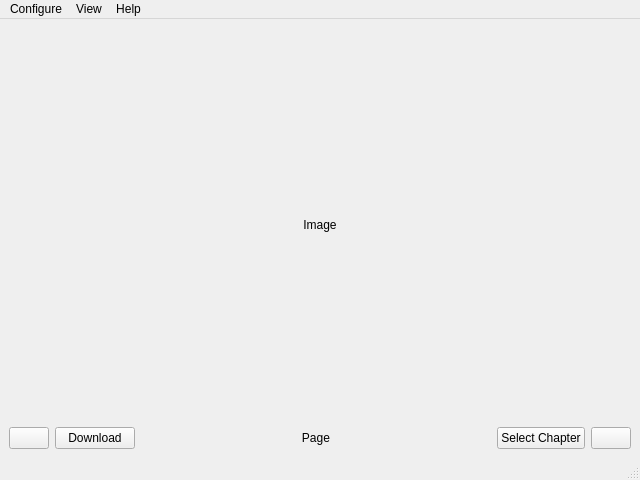
<?xml version="1.0" encoding="UTF-8"?>
<ui version="4.0">
 <class>MainWindow</class>
 <widget class="QMainWindow" name="MainWindow">
  <property name="geometry">
   <rect>
    <x>0</x>
    <y>0</y>
    <width>640</width>
    <height>480</height>
   </rect>
  </property>
  <property name="sizePolicy">
   <sizepolicy hsizetype="Preferred" vsizetype="Preferred">
    <horstretch>0</horstretch>
    <verstretch>0</verstretch>
   </sizepolicy>
  </property>
  <property name="mouseTracking">
   <bool>false</bool>
  </property>
  <property name="windowTitle">
   <string>Manga Reader</string>
  </property>
  <property name="windowIcon">
   <iconset>
    <normaloff>:/manga.resource/icon/logo-small.png</normaloff>:/manga.resource/icon/logo-small.png</iconset>
  </property>
  <widget class="QWidget" name="centralwidget">
   <property name="sizePolicy">
    <sizepolicy hsizetype="Preferred" vsizetype="Preferred">
     <horstretch>0</horstretch>
     <verstretch>0</verstretch>
    </sizepolicy>
   </property>
   <property name="minimumSize">
    <size>
     <width>640</width>
     <height>435</height>
    </size>
   </property>
   <layout class="QGridLayout" name="gridLayout">
    <item row="5" column="4" rowspan="2" colspan="5">
     <layout class="QVBoxLayout" name="verticalLayout">
      <item>
       <widget class="QLabel" name="label">
        <property name="text">
         <string>Image</string>
        </property>
        <property name="alignment">
         <set>Qt::AlignCenter</set>
        </property>
       </widget>
      </item>
     </layout>
    </item>
    <item row="7" column="4">
     <widget class="QPushButton" name="pushButton_3">
      <property name="sizePolicy">
       <sizepolicy hsizetype="Fixed" vsizetype="Fixed">
        <horstretch>0</horstretch>
        <verstretch>0</verstretch>
       </sizepolicy>
      </property>
      <property name="text">
       <string/>
      </property>
      <property name="icon">
       <iconset>
        <normaloff>:/manga.resource/icon/preview-small.png</normaloff>:/manga.resource/icon/preview-small.png</iconset>
      </property>
     </widget>
    </item>
    <item row="7" column="6">
     <layout class="QVBoxLayout" name="verticalLayout_3">
      <item>
       <widget class="QLabel" name="label_2">
        <property name="text">
         <string>Page</string>
        </property>
        <property name="alignment">
         <set>Qt::AlignCenter</set>
        </property>
       </widget>
      </item>
     </layout>
    </item>
    <item row="7" column="8">
     <widget class="QPushButton" name="pushButton_4">
      <property name="sizePolicy">
       <sizepolicy hsizetype="Fixed" vsizetype="Fixed">
        <horstretch>0</horstretch>
        <verstretch>0</verstretch>
       </sizepolicy>
      </property>
      <property name="text">
       <string/>
      </property>
      <property name="icon">
       <iconset>
        <normaloff>:/manga.resource/icon/next-small.png</normaloff>:/manga.resource/icon/next-small.png</iconset>
      </property>
     </widget>
    </item>
    <item row="7" column="5">
     <widget class="QPushButton" name="pushButton">
      <property name="sizePolicy">
       <sizepolicy hsizetype="Fixed" vsizetype="Fixed">
        <horstretch>0</horstretch>
        <verstretch>0</verstretch>
       </sizepolicy>
      </property>
      <property name="text">
       <string>Download</string>
      </property>
      <property name="icon">
       <iconset>
        <normaloff>:/manga.resource/icon/download-small.png</normaloff>:/manga.resource/icon/download-small.png</iconset>
      </property>
     </widget>
    </item>
    <item row="7" column="7">
     <widget class="QPushButton" name="pushButton_2">
      <property name="sizePolicy">
       <sizepolicy hsizetype="Fixed" vsizetype="Fixed">
        <horstretch>0</horstretch>
        <verstretch>0</verstretch>
       </sizepolicy>
      </property>
      <property name="text">
       <string>Select Chapter</string>
      </property>
      <property name="icon">
       <iconset>
        <normaloff>:/manga.resource/icon/search-small.png</normaloff>:/manga.resource/icon/search-small.png</iconset>
      </property>
     </widget>
    </item>
   </layout>
  </widget>
  <widget class="QMenuBar" name="menubar">
   <property name="geometry">
    <rect>
     <x>0</x>
     <y>0</y>
     <width>640</width>
     <height>23</height>
    </rect>
   </property>
   <widget class="QMenu" name="menuView">
    <property name="title">
     <string>Configure</string>
    </property>
    <addaction name="actionPreference"/>
    <addaction name="separator"/>
    <addaction name="actionExit"/>
   </widget>
   <widget class="QMenu" name="menuView_2">
    <property name="title">
     <string>View</string>
    </property>
    <addaction name="actionFull_Screen"/>
    <addaction name="actionZoom_In"/>
    <addaction name="actionZoom_Out"/>
   </widget>
   <widget class="QMenu" name="menuAbout">
    <property name="title">
     <string>Help</string>
    </property>
    <addaction name="actionUser_Guid"/>
    <addaction name="actionReport_Bug"/>
    <addaction name="separator"/>
    <addaction name="actionAbout"/>
    <addaction name="actionAbout_Qt"/>
   </widget>
   <addaction name="menuView"/>
   <addaction name="menuView_2"/>
   <addaction name="menuAbout"/>
  </widget>
  <widget class="QStatusBar" name="statusbar"/>
  <action name="actionUser_Guid">
   <property name="text">
    <string>User Guide</string>
   </property>
  </action>
  <action name="actionReport_Bug">
   <property name="text">
    <string>Report Bug</string>
   </property>
  </action>
  <action name="actionAbout">
   <property name="text">
    <string>About</string>
   </property>
  </action>
  <action name="actionAbout_Qt">
   <property name="text">
    <string>About Qt</string>
   </property>
  </action>
  <action name="actionFull_Screen">
   <property name="text">
    <string>Full Screen</string>
   </property>
  </action>
  <action name="actionZoom_In">
   <property name="text">
    <string>Zoom In</string>
   </property>
  </action>
  <action name="actionZoom_Out">
   <property name="text">
    <string>Zoom Out</string>
   </property>
  </action>
  <action name="actionPreference">
   <property name="text">
    <string>Preference</string>
   </property>
  </action>
  <action name="actionExit">
   <property name="text">
    <string>Exit</string>
   </property>
  </action>
 </widget>
 <resources>
  <include location="../resource/mangarader.resource.qrc"/>
 </resources>
 <connections/>
</ui>
